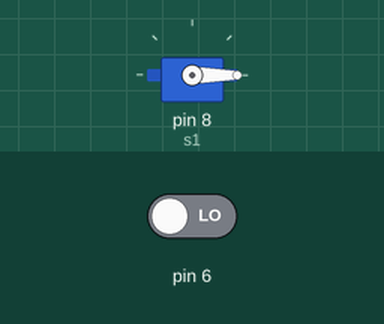
This sketch was run on a simulated Arduino Uno, built with avr-gcc and run on an emulated ATmega328P. Shown: servo. Inputs (shaded band) come from the test bench; at power-on: pin 6 LOW.

Above: at 1.2 s.
1.3 s: pin 6 driven HIGH
At 1.76 s:
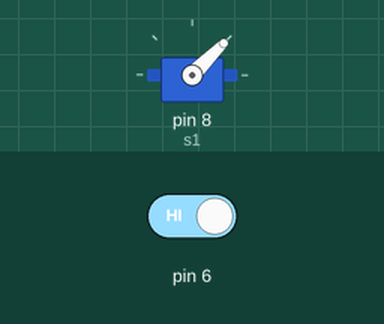
At 2.36 s:
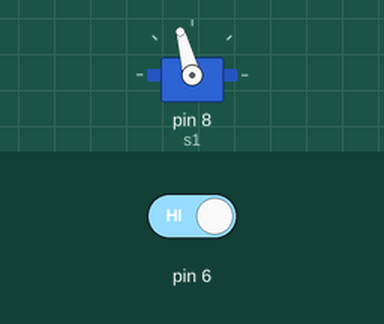
4.3 s: pin 6 driven LOW
At 4.78 s:
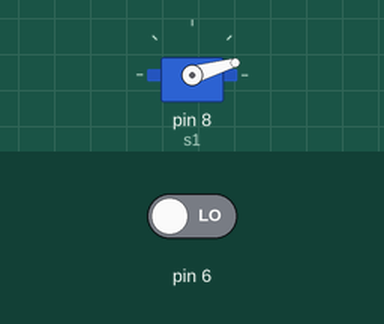
Timing chart, 0 to 7.3 s (numbered marks = the images above; inputs shaded):
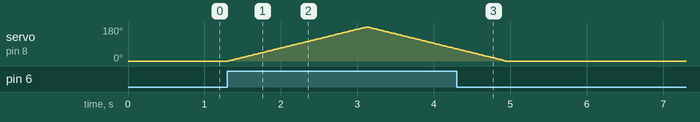

The sketch:

car_wiper_rotation_controller1.ino
```cpp
#include<Servo.h>
Servo s1;
void setup()
{
  s1.attach(8);
  pinMode(6,INPUT);
}

void loop()
{
  int t=digitalRead(6);
  if(t==1)
  {
    for(int i=0;i<=180;i++)
    {
      s1.write(i);
      delay(10);
    }
    for(int i=180;i>=0;i--)
    {
      s1.write(i);
      delay(10);
    }
  }
  else{
    s1.write(0);
  }
}
```

Measured:
- after the input at 1.3 s, servo on pin 8 (s1): rises from 0° to 180° in 1.8 s, then falls to 64° in 1.2 s
- after the input at 4.3 s, servo on pin 8 (s1): goes on until 4.9 s, then stays 0°
